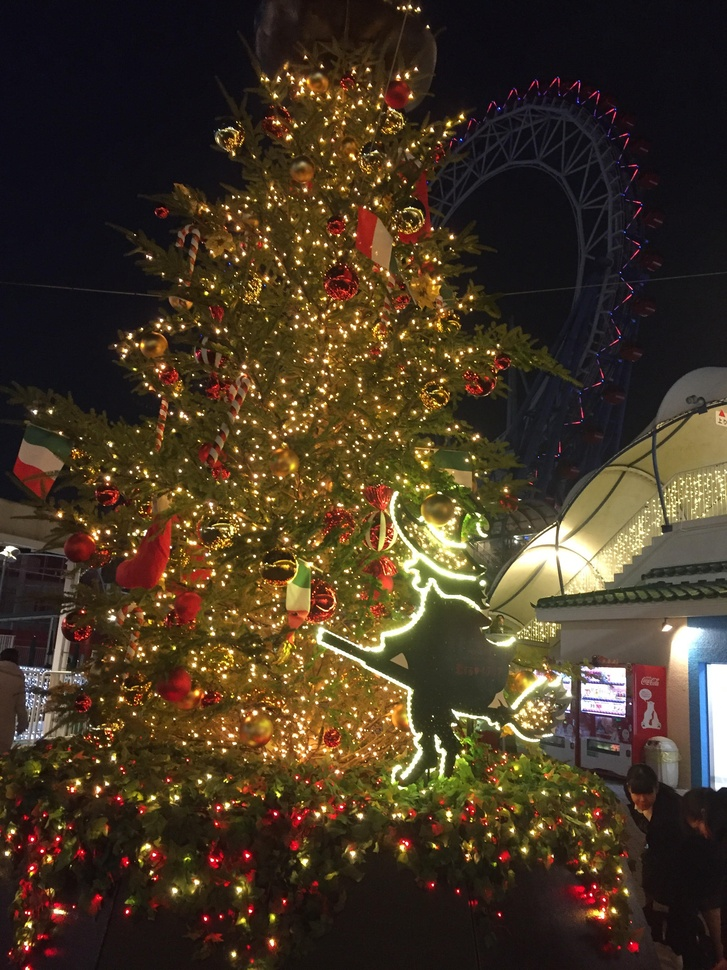
%> input picture lecture_image_processing-master/christmas tree.jpg, 727 x 970 px, shrunk from 2448 x 3264 before the run
$ octave kadai8.m   (GNU Octave 9; MATLAB toolbox functions it lacks are replaced by stand-ins)
%> lines starting %> are read from the running program, lines starting %| are printed output that depends on the picture; in (x1, y1, x2, y2) boxes, pixels count from 0 and x2, y2 are one past the last pixel; in counts of white or black regions, pixels touching at a corner belong together; the program's own positions count from 1
% 課題８ ラベリング
% 二値化された画像の連結成分にラベルをつけよ．
% 下記はサンプルプログラムである．
% 課題作成にあたっては「Lenna」以外の画像を用いよ．
% 例
ORG = imread('christmas tree.jpg'); % 画像の読み込み
%> ORG is the input picture: size 970x727x3 uint8; mean R, G, B 68.8, 54, 36.3
ORG = rgb2gray(ORG); % 白黒濃淡画像に変換
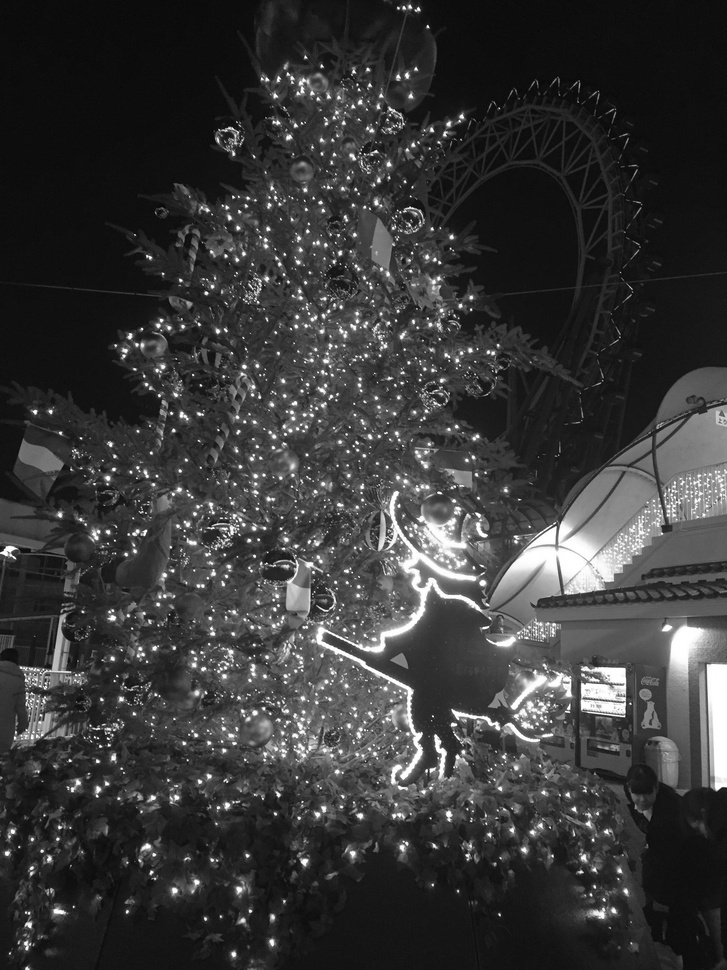
%> ORG: size 970x727 uint8; min 2, max 255, mean 56.4
imagesc(ORG); colormap(gray); colorbar; % 画像の表示
pause;
IMG = ORG > 128; % 閾値128で二値化
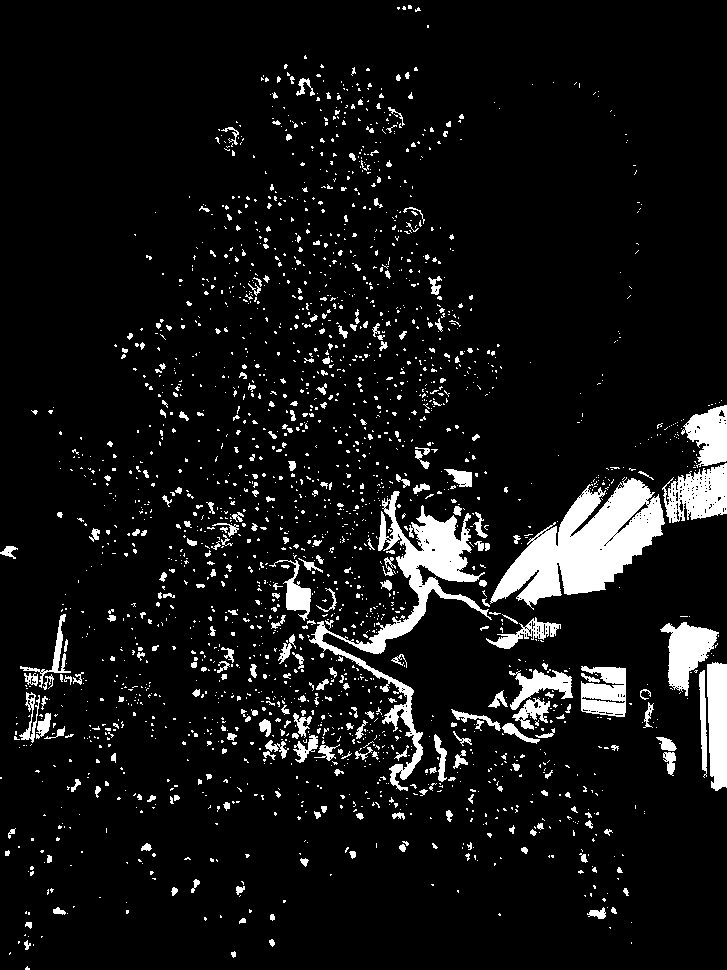
%> IMG: size 970x727 logical; 8.1% white; 2227 white regions (1920 under 20 px), largest, box (x1, y1, x2, y2) and area: (490, 477, 665, 610) 10873, (309, 491, 492, 791) 7939, (662, 463, 727, 523) 2473
imagesc(IMG); colormap(gray); colorbar; % 画像の表示
pause;
IMG = bwlabeln(IMG);
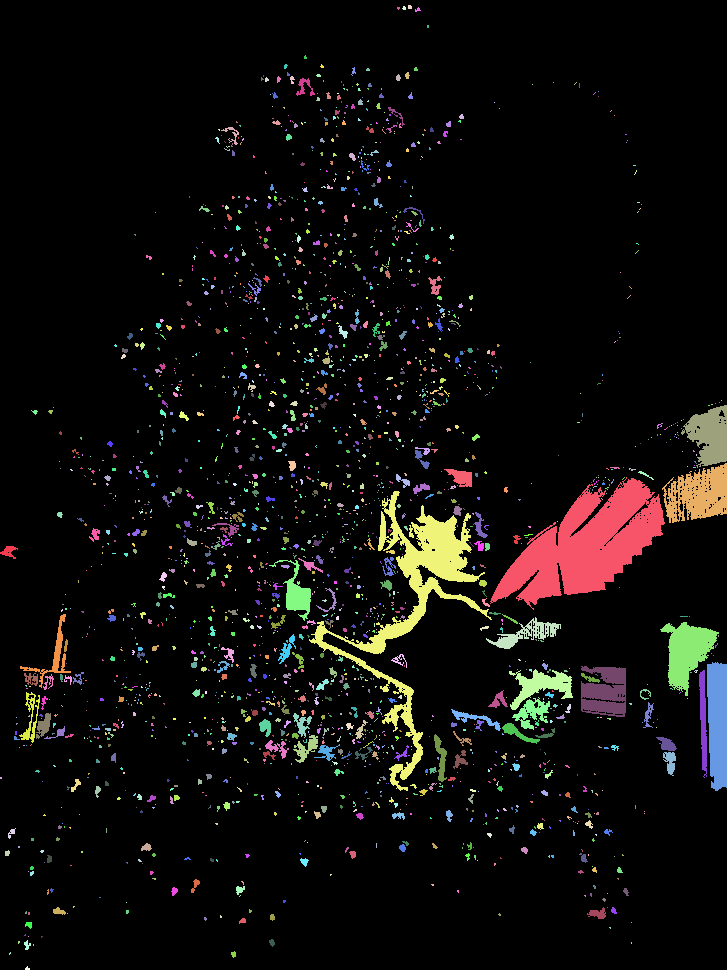
%> IMG: size 970x727 double; 2228 distinct labels, from 0 to 2227; one colour per label, 0 black
imagesc(IMG); colormap(jet); colorbar; % 画像の表示
%> after `colorbar`:
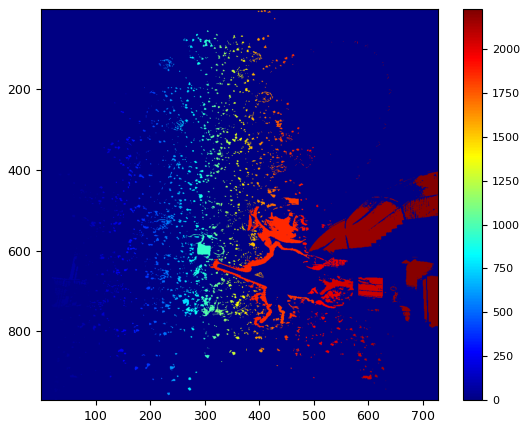
%> figure redrawn from the program's plot data
pause;
